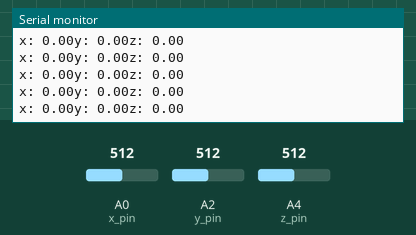
Bench run of a sketch on a simulated Arduino Uno, built with avr-gcc and run on an emulated ATmega328P. Parts: the last lines printed to the serial monitor. The test bench sets the inputs (shaded band); at power-on: A0 (x_pin) = 512, A2 (y_pin) = 512, A4 (z_pin) = 512.

Above: at 2.7 s.
2.8 s: A0 (x_pin) set to 521
At 2.85 s:
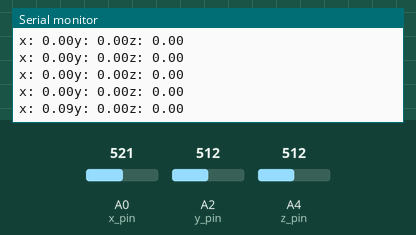
5.8 s: A0 (x_pin) set to 496
At 5.9 s:
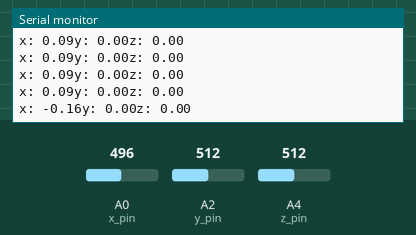
Timing chart, 0 to 8.8 s (numbered marks = the images above; inputs shaded):
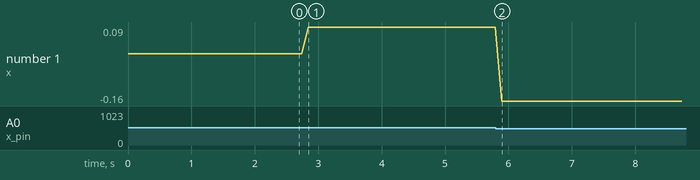

Measured:
- after the input at 2.8 s, the serial monitor: prints a new line at once (image 1)
- after the input at 5.8 s, the serial monitor: prints a new line after 0.09 s (image 2)
- plotted number 1: 0 → 0.09 after the input at 2.8 s, 0.09 → -0.16 after the input at 5.8 s

The sketch:

sketch_oct14a.ino
```cpp
const int x_pin =A0;
const int y_pin = A2;
const int z_pin = A4;

//Volts per G-force
const float sensitivity = 0.33;


void setup() {
  analogReference(EXTERNAL);
  Serial.begin(9600);

}

void loop() {
  float x;
  float y;
  float z;

  // Read pins and convert to G
  x = (analogRead(x_pin) - 512) * 3.3 /(sensitivity * 1023);
  y = (analogRead(y_pin) - 512) * 3.3 /(sensitivity * 1023);
  z = (analogRead(z_pin) - 512) * 3.3 /(sensitivity * 1023);

  Serial.print("x: ");
  Serial.print(x);
  Serial.print("y: ");
  Serial.print(y);
  Serial.print("z: ");
  Serial.println(z);

  delay(100);

}
```
